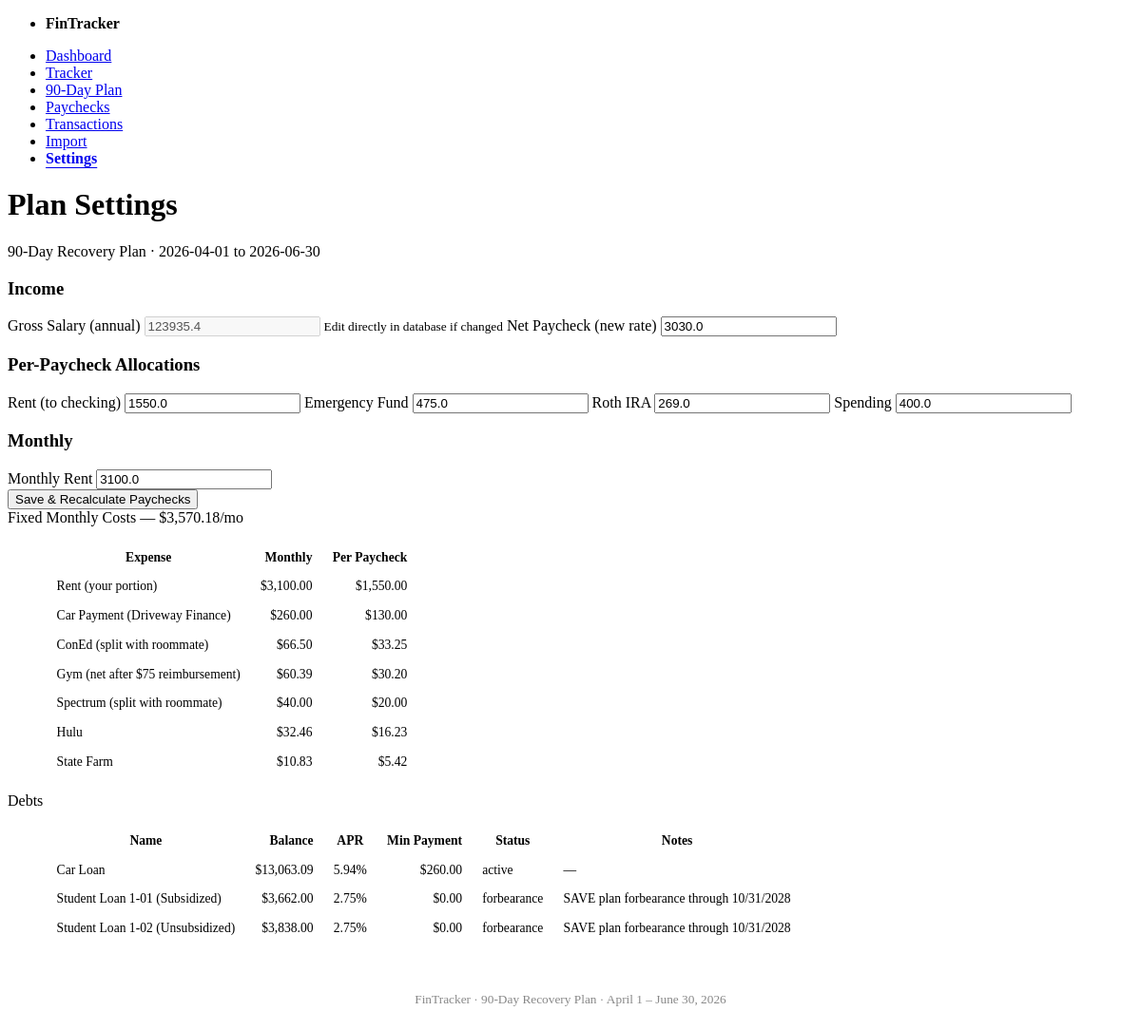
The app's page /settings, older data.
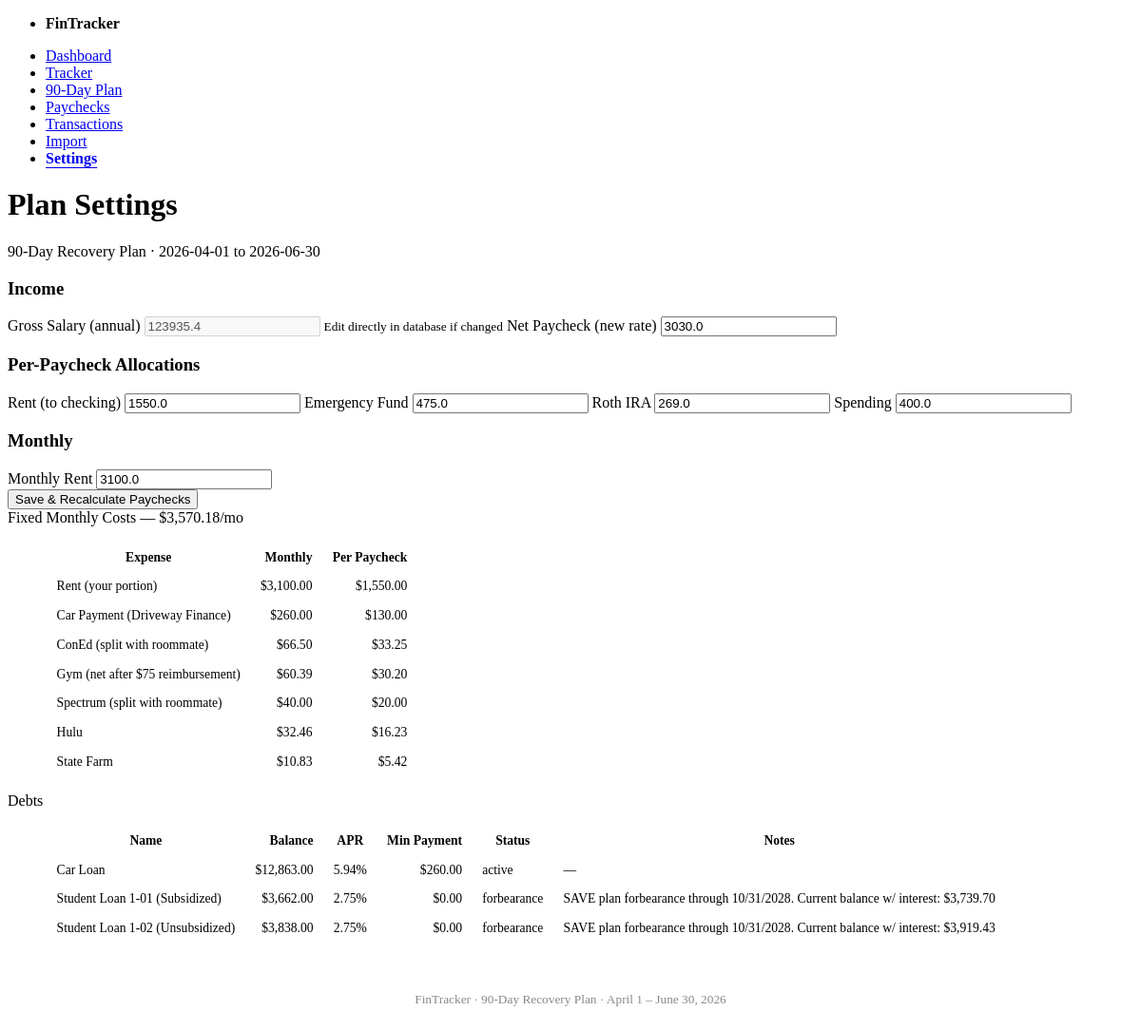
The same page, newer data.
### tables this page shows
CREATE TABLE debts (
    id INTEGER PRIMARY KEY AUTOINCREMENT,
    plan_id INTEGER NOT NULL REFERENCES plan_periods(id),
    name TEXT NOT NULL,
    balance REAL,
    apr REAL,
    min_payment REAL,
    maturity_date TEXT,
    status TEXT DEFAULT 'active',
    notes TEXT
);

### app.py (the view, shortened to what this page needs)
@app.route("/settings", methods=["GET", "POST"])
def settings():
    db = get_db()
    plan = models.get_plan(db)
    fixed_costs = models.get_fixed_costs(db)
    debts = models.get_debts(db)
    return render_template("settings.html", plan=plan, fixed_costs=fixed_costs, debts=debts)

### app.py (called while the page is built)
def get_db():
    if "db" not in g:
        g.db = sqlite3.connect(DB_PATH)
        g.db.row_factory = sqlite3.Row
        g.db.execute("PRAGMA foreign_keys = ON")
    return g.db

### models.py (called while the page is built)
def get_plan(db, plan_id=1):
    row = db.execute("SELECT * FROM plan_periods WHERE id = ?", (plan_id,)).fetchone()
    return dict(row) if row else None

def get_fixed_costs(db, plan_id=1):
    rows = db.execute(
        "SELECT * FROM fixed_costs WHERE plan_id = ? ORDER BY amount DESC", (plan_id,)
    ).fetchall()
    return [dict(r) for r in rows]

def get_debts(db, plan_id=1):
    rows = db.execute(
        "SELECT * FROM debts WHERE plan_id = ? ORDER BY apr DESC", (plan_id,)
    ).fetchall()
    return [dict(r) for r in rows]

### templates/settings.html (shortened to what this page needs)
{% extends "base.html" %}
{% block content %}
<h1>Plan Settings</h1>
{% if plan %}
<article>
    <header>{{ plan.name }} &middot; {{ plan.start_date }} to {{ plan.end_date }}</header>
    <form method="post">
        <h3>Income</h3>
        <div class="grid">
            <label>
                Gross Salary (annual)
                <input type="number" step="0.01" name="gross_salary" value="{{ plan.gross_salary }}" disabled>
                <small>Edit directly in database if changed</small>
            </label>
            <label>
                Net Paycheck (new rate)
                <input type="number" step="0.01" name="net_paycheck_new" value="{{ plan.net_paycheck_new }}">
            </label>
        </div>
        <h3>Per-Paycheck Allocations</h3>
        <div class="grid">
            <label>
                Rent (to checking)
                <input type="number" step="0.01" name="alloc_rent" value="{{ plan.alloc_rent }}">
            </label>
            <label>
                Emergency Fund
                <input type="number" step="0.01" name="alloc_efund" value="{{ plan.alloc_efund }}">
            </label>
            <label>
                Roth IRA
                <input type="number" step="0.01" name="alloc_roth_ira" value="{{ plan.alloc_roth_ira }}">
            </label>
            <label>
                Spending
                <input type="number" step="0.01" name="alloc_spending" value="{{ plan.alloc_spending }}">
            </label>
        </div>
        <h3>Monthly</h3>
        <div class="grid">
            <label>
                Monthly Rent
                <input type="number" step="0.01" name="monthly_rent" value="{{ plan.monthly_rent }}">
            </label>
        </div>
        <button type="submit">Save & Recalculate Paychecks</button>
    </form>
</article>
<article>
    <header>Fixed Monthly Costs — ${{ "{:,.2f}".format(fixed_costs|sum(attribute='amount')) }}/mo</header>
    <figure>
        <table>
            <thead>
                <tr><th>Expense</th><th style="text-align:right">Monthly</th><th style="text-align:right">Per Paycheck</th></tr>
            </thead>
            <tbody>
                {% for fc in fixed_costs %}
                <tr>
                    <td>{{ fc.name }}</td>
                    <td style="text-align:right">${{ "{:,.2f}".format(fc.amount) }}</td>
                    <td style="text-align:right">${{ "{:,.2f}".format(fc.amount / 2) }}</td>
                </tr>
                {% endfor %}
            </tbody>
        </table>
    </figure>
</article>
<article>
    <header>Debts</header>
    <figure>
        <table>
            <thead>
                <tr><th>Name</th><th style="text-align:right">Balance</th><th>APR</th><th style="text-align:right">Min Payment</th><th>Status</th><th>Notes</th></tr>
            </thead>
            <tbody>
                {% for d in debts %}
                <tr>
                    <td>{{ d.name }}</td>
                    <td style="text-align:right">${{ "{:,.2f}".format(d.balance) }}</td>
                    <td>{{ d.apr }}%</td>
                    <td style="text-align:right">${{ "{:,.2f}".format(d.min_payment) }}</td>
                    <td>{{ d.status }}</td>
                    <td>{{ d.notes or "—" }}</td>
                </tr>
                {% endfor %}
            </tbody>
        </table>
    </figure>
</article>
{% endif %}
{% endblock %}

Row changes from the older to the newer data that the page shows:
changed debts "Car Loan": balance "13,063.09" → "12,863.00"
changed debts "Student Loan 1-01 (Subsidized)": notes "SAVE plan forbearance through 10/31/2028" → "SAVE plan forbearance through 10/31/2028. Current balance w/ interest: $3,739.70"
changed debts "Student Loan 1-02 (Unsubsidized)": notes "SAVE plan forbearance through 10/31/2028" → "SAVE plan forbearance through 10/31/2028. Current balance w/ interest: $3,919.43"
